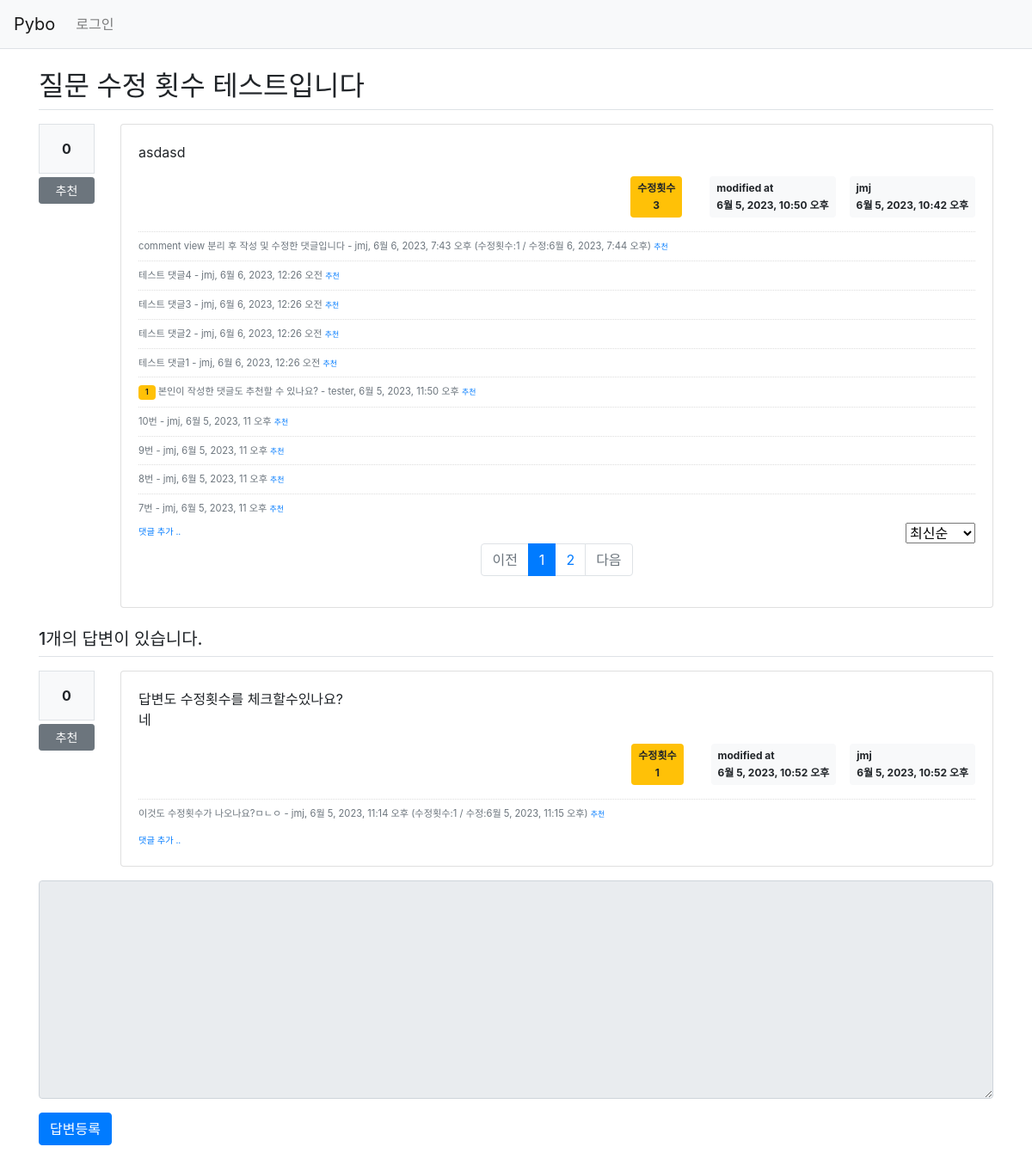
The page /pybo/16/ on the database as committed earlier.
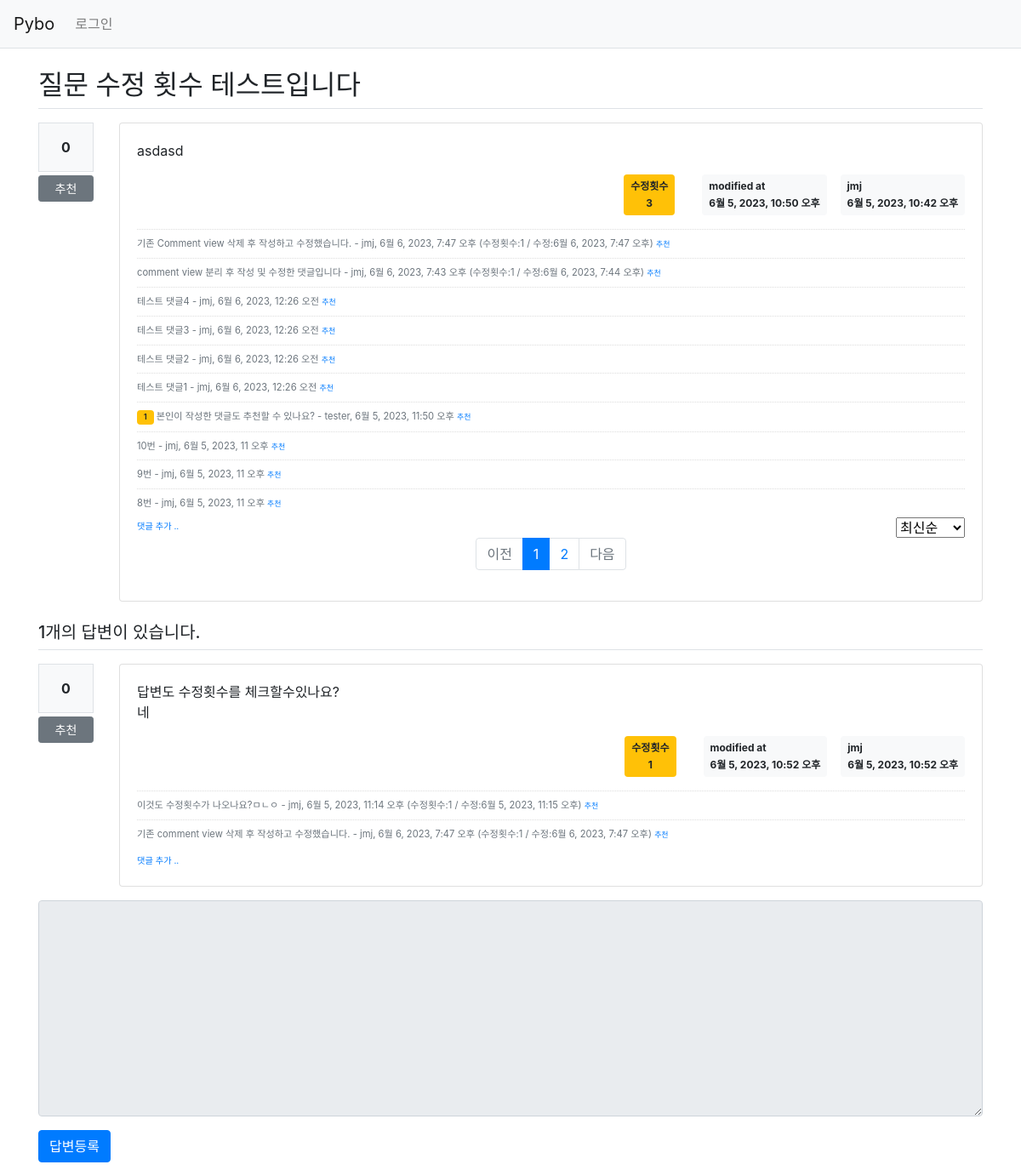
The same page on the database as committed later.
### pybo/models.py (models this page shows, shortened)
class Question(models.Model):
    author = models.ForeignKey(User, on_delete=models.CASCADE, related_name='author_question')
    subject = models.CharField(max_length=200)
    content = models.TextField()
    create_date = models.DateTimeField()
    modify_date = models.DateTimeField(null=True, blank=True)
    voter = models.ManyToManyField(User, related_name='voter_question')
    modify_count = models.IntegerField() # 질문 수정 횟수 추가

class Comment(models.Model):
    author = models.ForeignKey(User, on_delete=models.CASCADE, related_name='author_comment')
    content = models.TextField()
    create_date = models.DateTimeField()
    modify_date = models.DateTimeField(null=True, blank=True)
    question = models.ForeignKey(Question, null=True, blank=True, on_delete=models.CASCADE)
    answer = models.ForeignKey(Answer, null=True, blank=True, on_delete=models.CASCADE)
    modify_count = models.IntegerField() # 댓글 수정 횟수 추가
    voter = models.ManyToManyField(User, related_name='voter_comment')

class Answer(models.Model):
    author = models.ForeignKey(User, on_delete=models.CASCADE, related_name='author_answer')
    question = models.ForeignKey(Question, on_delete=models.CASCADE)
    content = models.TextField()
    create_date = models.DateTimeField()
    modify_date = models.DateTimeField(null=True, blank=True)
    voter = models.ManyToManyField(User, related_name='voter_answer')
    modify_count = models.IntegerField() # 답변 수정 횟수 추가

### pybo/views/base_views.py (the view)
# urls.py: path('<int:question_id>/', base_views.detail, name='detail'),
def detail(request, question_id):
    question = get_object_or_404(Question, pk=question_id)
    page = request.GET.get('page', '1')  # 페이지
    so = request.GET.get('so', 'recent')  # 정렬기준
    if so == 'recommend':
        comment_list = question.comment_set.annotate(num_voter=Count('voter')).order_by('-num_voter', '-create_date')
    elif so == 'oldest':  # oldest
        comment_list = question.comment_set.order_by('create_date')
    else:  # recent
        comment_list = question.comment_set.order_by('-create_date')
    paginator = Paginator(comment_list, 10)  # 페이지당 10개씩 보여주기
    page_obj = paginator.get_page(page)
    context = {'question': question, 'comment_list': page_obj, 'page': page, 'so': so}
    return render(request, 'pybo/question_detail.html', context)

### pybo/templatetags/pybo_filter.py (called while the page is built)
@register.filter()
def mark(value):
    extensions = ["nl2br", "fenced_code"]
    return mark_safe(markdown.markdown(value, extensions=extensions))

### templates/pybo/question_detail.html (shortened to what this page needs)
{% extends 'base.html' %}
{% load pybo_filter %}
{% block content %}
<div class="container my-3">
    <h2 class="border-bottom py-2">{{ question.subject }}</h2>
    <div class="row my-3">
        <div class="col-1">
            <div class="bg-light text-center p-3 border font-weight-bolder mb-1">{{question.voter.count}}</div>
            <a href="#" data-uri="{% url 'pybo:vote_question' question.id  %}"
               class="recommend btn btn-sm btn-secondary btn-block my-1">추천</a>
        </div>
        <div class="col-11">
            <div class="card">
                <div class="card-body">
                    <div class="card-text">{{ question.content|mark }}</div>
                    <div class="d-flex justify-content-end">
                        {% if question.modify_date %}
                        <div class="badge badge-warning p-2 text-center mx-3">
                            <div class="mb-2">수정횟수</div>
                            <div>{{ question.modify_count }}</div>
                        </div>
                        <div class="badge badge-light p-2 text-left mx-3">
                            <div class="mb-2">modified at</div>
                            <div>{{ question.modify_date }}</div>
                        </div>
                        {% endif %}
                        <div class="badge badge-light p-2 text-left">
                            <div class="mb-2">{{ question.author.username }}</div>
                            <div>{{ question.create_date }}</div>
                        </div>
                    </div>
                    {% if comment_list %}
                    <div class="mt-3">
                    {% for comment in comment_list %}
                        <div class="comment py-2 text-muted">
                            {% if comment.voter.all.count > 0 %}
                            <span class="badge badge-warning px-2 py-1">{{ comment.voter.all.count }}</span>
                            {% endif %}
                            <span style="white-space: pre-line;">{{ comment.content }}</span>
                            <span>
                                - {{ comment.author }}, {{ comment.create_date }}
                                {% if comment.modify_date %}
                                (수정횟수:{{ comment.modify_count }} / 수정:{{ comment.modify_date }})
                                {% endif %}
                            </span>
                            {% if request.user == comment.author %}
                            <a href="{% url 'pybo:comment_modify_question' comment.id  %}" class="small">수정</a>,
                            <a href="#" class="small delete"
                               data-uri="{% url 'pybo:comment_delete_question' comment.id  %}">삭제</a>
                            {% else %}
                            <a href="#" data-uri="{% url 'pybo:vote_comment' comment.id  %}"
                                class="small recommend">추천</a>
                            {% endif %}
                        </div>
                    {% endfor %}
                    </div>
                    {% endif %}
                    <div class="d-flex justify-content-between">
                        <a href="{% url 'pybo:comment_create_question' question.id  %}"
                           class="small"><small>댓글 추가 ..</small></a>
                        <select class="so ml-auto">
                            <option value="recent" {% if so == 'recent' %}selected{% endif %}>최신순</option>
                        </select>
                    </div>
                    <ul class="pagination justify-content-center ">
                        {% if comment_list.has_previous %}
                        <li class="page-item">
                            <a class="page-link" data-page="{{ comment_list.previous_page_number }}" href="#">이전</a>
                        </li>
                        {% else %}
                        <li class="page-item disabled">
                            <a class="page-link" tabindex="-1" aria-disabled="true" href="#">이전</a>
                        </li>
                        {% endif %}
                        {% for page_number in comment_list.paginator.page_range %}
                        {% if page_number >= comment_list.number|add:-5 and page_number <= comment_list.number|add:5 %}
                            {% if page_number == comment_list.number %}
                            <li class="page-item active" aria-current="page">
                                <a class="page-link" data-page="{{ page_number }}" href="#">{{ page_number }}</a>
                            </li>
                            {% else %}
                            <li class="page-item">
                                <a class="page-link" data-page="{{ page_number }}" href="#">{{ page_number }}</a>
                            </li>
                            {% endif %}
                        {% endif %}
                        {% endfor %}
                        {% if question_list.has_next %}
                        <li class="page-item">
                            <a class="page-link" data-page="{{ comment_list.next_page_number }}" href="#">다음</a>
                        </li>
                        {% else %}
                        <li class="page-item disabled">
                            <a class="page-link" tabindex="-1" aria-disabled="true" href="#">다음</a>
                        </li>
                        {% endif %}
                    </ul>
                </div>
            </div>
        </div>
    </div>
    <h5 class="border-bottom my-3 py-2">{{question.answer_set.count}}개의 답변이 있습니다.</h5>
    {% for answer in question.answer_set.all %}
    <div class="row my-3">
        <div class="col-1">
            <div class="bg-light text-center p-3 border font-weight-bolder mb-1">{{answer.voter.count}}</div>
            <a href="#" data-uri="{% url 'pybo:vote_answer' answer.id  %}"
                class="recommend btn btn-sm btn-secondary btn-block my-1">추천</a>
        </div>
        <div class="col-11">
            <div class="card">
                <div class="card-body">
                    <div class="card-text">{{ answer.content|mark }}</div>
                    <div class="d-flex justify-content-end">
                        {% if answer.modify_date %}
                        <div class="badge badge-warning p-2 text-center mx-3">
                            <div class="mb-2">수정횟수</div>
                            <div>{{ answer.modify_count }}</div>
                        </div>
                        <div class="badge badge-light p-2 text-left mx-3">
                            <div class="mb-2">modified at</div>
                            <div>{{ answer.modify_date }}</div>
                        </div>
                        {% endif %}
                        <div class="badge badge-light p-2 text-left">
                            <div class="mb-2">{{ answer.author.username }}</div>
                            <div>{{ answer.create_date }}</div>
                        </div>
                    </div>
                    {% if answer.comment_set.count > 0 %}
                    <div class="mt-3">
                    {% for comment in answer.comment_set.all %}
                        <div class="comment py-2 text-muted">
                            <span style="white-space: pre-line;">{{ comment.content }}</span>
                            <span>
                                - {{ comment.author }}, {{ comment.create_date }}
                                {% if comment.modify_date %}
                                (수정횟수:{{ comment.modify_count }} / 수정:{{ comment.modify_date }})
                                {% endif %}
                            </span>
                            {% if request.user == comment.author %}
                            <a href="{% url 'pybo:comment_modify_answer' comment.id  %}" class="small">수정</a>,
                            <a href="#" class="small delete"
                               data-uri="{% url 'pybo:comment_delete_answer' comment.id  %}">삭제</a>
                            {% else %}
                            <a href="#" data-uri="{% url 'pybo:vote_comment' comment.id  %}"
                                class="small recommend">추천</a>
                            {% endif %}
                        </div>
                    {% endfor %}
                    </div>
                    {% endif %}
                    <div>
                        <a href="{% url 'pybo:comment_create_answer' answer.id  %}"
                           class="small"><small>댓글 추가 ..</small></a>
                    </div>
                </div>
            </div>
        </div>
    </div>
    {% endfor %}
    <form action="{% url 'pybo:answer_create' question.id %}" method="post" class="my-3">
        <div class="form-group">
            <textarea {% if not user.is_authenticated %}disabled{% endif %}
              name="content" id="content" class="form-control" rows="10"></textarea>
        </div>
        <input type="submit" value="답변등록" class="btn btn-primary">
    </form>
</div>
{% endblock %}

### templates/base.html (shortened to what this page needs)
{% load static %}
<!doctype html>
<html lang="ko">
<head>
    <link rel="stylesheet" type="text/css" href="{% static 'bootstrap.min.css' %}">
    <link rel="stylesheet" type="text/css" href="{% static 'style.css' %}">
</head>
<body>
{% include "navbar.html" %}
{% block content %}
{% endblock %}
</body>
</html>

### templates/navbar.html (shortened to what this page needs)
<nav class="navbar navbar-expand-lg navbar-light bg-light border-bottom">
    <a class="navbar-brand" href="{% url 'pybo:index' %}">Pybo</a>
    <div class="collapse navbar-collapse flex-grow-0" id="navbarNav">
        <ul class="navbar-nav">
            <li class="nav-item ">
                {% if user.is_authenticated %}
                <a class="nav-link" href="{% url 'common:logout' %}">{{ user.username }} (로그아웃)</a>
                {% else %}
                <a class="nav-link" href="{% url 'common:login' %}">로그인</a>
                {% endif %}
            </li>
        </ul>
    </div>
</nav>

### static/style.css (style rules this page uses)
.comment { border-top:dotted 1px #ddd; font-size:0.7em; }

Rows that differ between the two databases and show on the page:
no longer on this page (row unchanged): Comment: content "7번", author "jmj", create_date "6월 5, 2023, 11 오후", shows "추천", shown under "질문 수정 횟수 테스트입니다"
added Comment: content "기존 Comment view 삭제 후 작성하고 수정했습니다.", author "jmj", create_date "6월 6, 2023, 7:47 오후", modify_count "1", modify_date "6월 6, 2023, 7:47 오후", shows "추천", shown under "질문 수정 횟수 테스트입니다"
added Comment: content "기존 comment view 삭제 후 작성하고 수정했습니다.", author "jmj", create_date "6월 6, 2023, 7:47 오후", modify_count "1", modify_date "6월 6, 2023, 7:47 오후", shows "추천"
